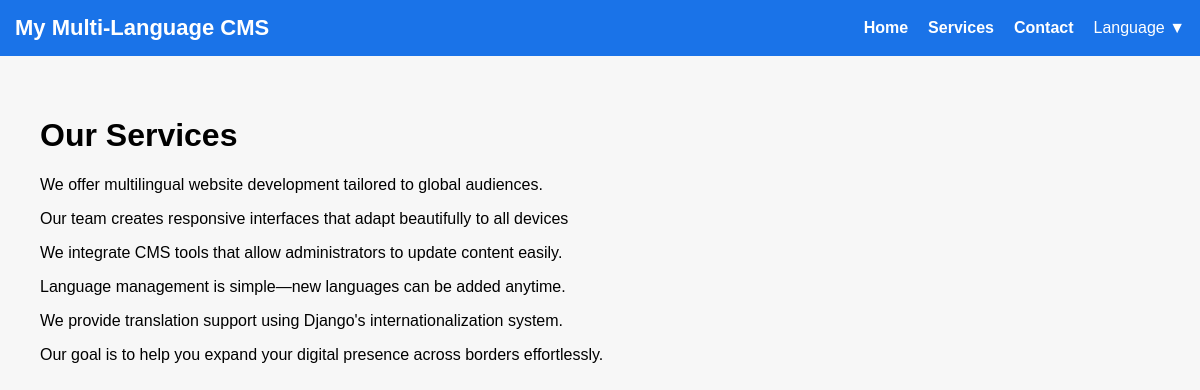
The page /en/services/ on the database its author committed.
### core/models.py (models this page shows, shortened)
class ServicesPage(models.Model):
    title = models.CharField(max_length=200)
    p1 = models.TextField()
    p2 = models.TextField()
    p3 = models.TextField()
    p4 = models.TextField()
    p5 = models.TextField()
    p6 = models.TextField()

### core/views.py (the view)
# urls.py: path('services/', views.services, name='services'),
def services(request):
    page = ServicesPage.objects.first()
    return render(request, "services.html", {"page": page})

### core/templates/services.html
{% extends 'base.html' %}
{% block content %}
<h1>{{ page.title }}</h1>
<p>{{ page.p1 }}</p>
<p>{{ page.p2 }}</p>
<p>{{ page.p3 }}</p>
<p>{{ page.p4 }}</p>
<p>{{ page.p5 }}</p>
<p>{{ page.p6 }}</p>
{% endblock %}

### core/static/css/style.css (style rules this page uses)
body { font-family: Arial, sans-serif; margin: 0; background: #f7f7f7; }

### rows shown on the page
ServicesPage: title "Our Services", p1 "We offer multilingual website development tailored to global audiences.", p2 "Our team creates responsive interfaces that adapt beautifully to all devices", p3 "We integrate CMS tools that allow administrators to update content easily.", p4 "Language management is simple—new languages can be added anytime.", p5 "We provide translation support using Django's internationalization system.", p6 "Our goal is to help you expand your digital presence across borders effortlessly."
